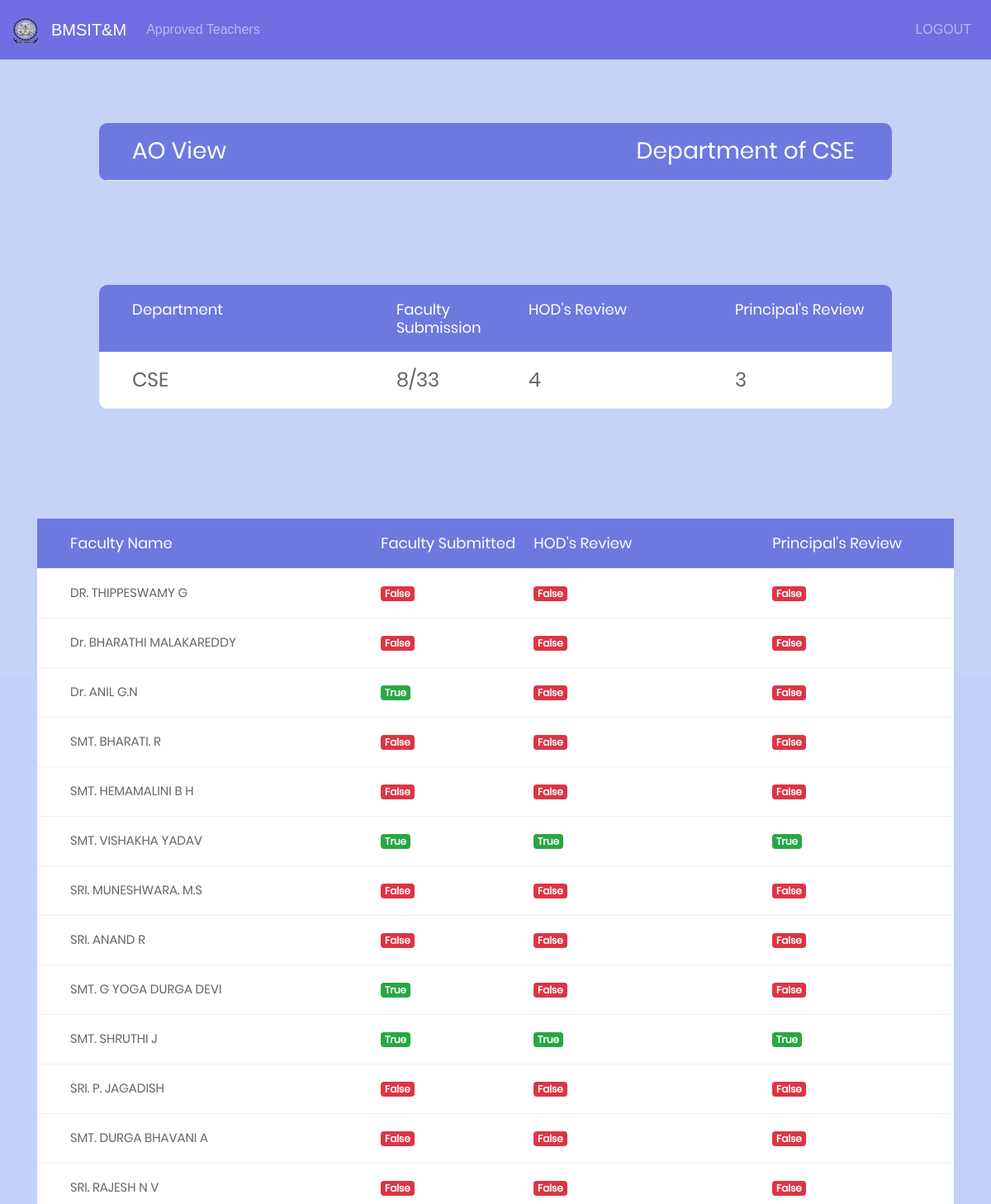
/ao_display/CSE (upper part), run on an earlier commit of the app's database.
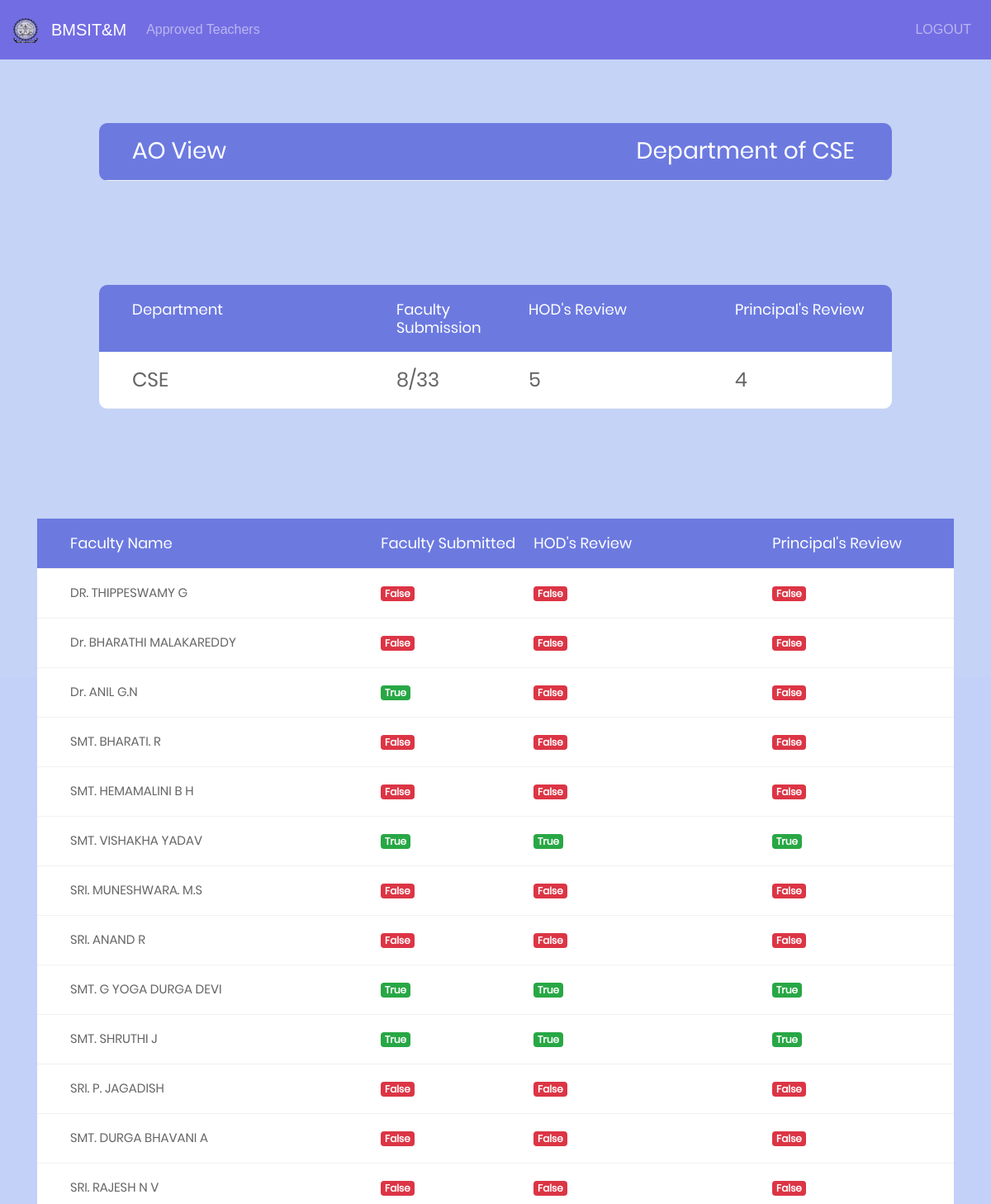
And on a later commit of the database.
### facform1/models.py (models this page shows, shortened)
class User(AbstractUser):
	phone = models.BigIntegerField(null=True)
	department = models.ForeignKey('Department', on_delete=models.CASCADE,null=True)
	designation = models.ForeignKey('Designation', on_delete=models.CASCADE,null=True)
	teach_status = models.BooleanField(default=False)
	hod_status = models.BooleanField(default=False)
	principal_status = models.BooleanField(default=False)
	doc_link = models.CharField(max_length=2000, blank=True, null=True)
	info = models.CharField(max_length=20, blank=True, null=True)

### facform1/views.py (the view)
# urls.py: url(r'^ao_display/(?P<dept>[\w\-]+)$', views.ao_display,name="ao_display"),
def ao_display(request,dept):
	print(dept)
	a = "assistant"
	b = "associate"
	c = "professor"
	d = "hod"
	above = remarks2.objects.filter(total_marks__gte = 60).filter(department__name=dept).filter(info__designation__pk=11)
	above1 = remarks2.objects.filter(total_marks__gte = 60).filter(department__name=dept).filter(info__designation__pk=9)
	above2 = remarks2.objects.filter(total_marks__gte = 60).filter(department__name=dept).filter(info__designation__pk=10)
	above3 = remarks2.objects.filter(total_marks__gte = 60).filter(department__name=dept).filter(info__designation__pk=8)
	above4 = list(chain(above1,above2))
	below = remarks2.objects.filter(total_marks__lt = 60).filter(department__name=dept).filter(info__designation__pk=11)
	below1 = remarks2.objects.filter(total_marks__lt = 60).filter(department__name=dept).filter(info__designation__pk=9)
	below2 = remarks2.objects.filter(total_marks__lt = 60).filter(department__name=dept).filter(info__designation__pk=10)
	below3 = remarks2.objects.filter(total_marks__lt = 60).filter(department__name=dept).filter(info__designation__pk=8)
	below4 = list(chain(below1,below2))
	general = User.objects.filter(department__name=dept)
	tt = general.count()
	principal_completed = (User.objects.filter(department__name=dept).filter(principal_status=True)).count()
	hod_completed  = (User.objects.filter(department__name=dept).filter(hod_status=True)).count()
	teach_completed  = (User.objects.filter(department__name=dept).filter(teach_status=True)).count()
	dept = {'dept':dept,'above':above,'above1':above4,'above3':above3,'below':below,'below1':below4,'below3':below3,'general':general,'p':principal_completed,'h':hod_completed,'t':teach_completed,'total':tt}
	return render(request,'ao_display.html',context=dept)

### templates/ao_display.html (shortened to what this page needs)
<!DOCTYPE html>
{% load staticfiles %}
<html lang="en">
<head>
	<link rel="stylesheet" type="text/css" href="{% static "vendor/bootstrap/css/bootstrap.min.css" %}">
	<link rel="stylesheet" type="text/css" href="{% static "fonts/font-awesome-4.7.0/css/font-awesome.min.css" %}">
	<link rel="stylesheet" type="text/css" href="{% static "vendor/animate/animate.css" %}">
	<link rel="stylesheet" type="text/css" href="{% static "vendor/select2/select2.min.css" %}">
	<link rel="stylesheet" type="text/css" href="{% static "vendor/perfect-scrollbar/perfect-scrollbar.css" %}">
	<link rel="stylesheet" type="text/css" href="{% static "css/util.css" %}">
	<link rel="stylesheet" type="text/css" href="{% static "css/main1.css" %}">
</head>
<body style="background:#c3d1f8">
	<nav class="navbar navbar-expand-lg navbar-dark fixed-top" style="background-color: #736de3;">
	  <a class="navbar-brand" href="#">
	  <img src="{% static "image/bms.logo.png" %}" width="30" height="30" alt="">
	</a>
	<a class="navbar-brand" href="#">BMSIT&M</a>
	<div class="collapse navbar-collapse" id="navbarNav">
<ul class="navbar-nav mr-auto">
		<li class="nav-item">
        	<a class="nav-link" href="/ao_approved/{{dept}}">Approved Teachers</a>
      </li>
		</ul>
	</div>
	<span class="navbar-text">
		<ul class="navbar-nav mr-auto">
		<li class="nav-item">
					<a class="nav-link" href="/">LOGOUT</a>
			</li>
		</ul>
	    </span>
	</nav>
	<div style="margin-top:-18%;">
		<div class="container-table100">
			<div class="wrap-table100">
					<div class="table">
						<div class="row header">
							<div class="cell">
								<h3>AO View</h3>
							</div>
							<div class="cell">
								<h3>Department of {{dept}}</h3>
							</div>
						</div>
					</div>
						</div>
							</div>
						</div>
	<div style="margin-top:-47%;" class="limiter">
		<div class="container-table100">
			<div class="wrap-table100">
					<div class="table">
						<div class="row header">
							<div class="cell">
								Department
							</div>
							<div class="cell">
								Faculty Submission
							</div>
							<div class="cell">
								HOD's Review
							</div>
							<div class="cell">
								Principal's Review
							</div>
						</div>
	           <div class="row">
							<div class="cell" data-title="Department">
              <h4>{{ dept }}</h4>
							</div>
							<div class="cell" data-title="Department">
								<h4>{{ t }}/{{ total }}</h4>
							</div>
							<div class="cell" data-title="Department">
								<h4>{{ h }}</h4>
							</div>
							<div class="cell" data-title="Department">
								<h4>{{ p }}</h4>
							</div>
						</div>
					</div>
			</div>
		</div>
	</div>
	<div style="margin-top:-16%;" class="limiter">
		<div class="container">
			<div class="wrap-table180">
					<div class="table">
						<div class="row header">
							<div class="cell">
								Faculty Name
							</div>
							<div class="cell">
								Faculty Submitted
							</div>
							<div class="cell">
								HOD's Review
							</div>
							<div class="cell">
								Principal's Review
							</div>
						</div>
						{% for x in general %}
						<div class="row">
							<div class="cell" data-title="Faculty Name">
								{{x.first_name}}
						 </div>
							<div class="cell" data-title="f-s">
									{% if x.teach_status %}
									<h6><span class="badge badge-success">{{x.teach_status}}</span></h6>
									{% else %}
									<h6><span class="badge badge-danger">{{x.teach_status}}</span></h6>
									{% endif %}
							</div>
							<div class="cell" data-title="h-s">
								{% if x.hod_status %}
								<h6><span class="badge badge-success">{{x.hod_status}}</span></h6>
								{% else %}
								<h6><span class="badge badge-danger">{{x.hod_status}}</span></h6>
								{% endif %}
							</div>
							<div class="cell" data-title="p-s">
								{% if x.principal_status %}
								<h6><span class="badge badge-success">{{x.principal_status}}</span></h6>
								{% else %}
								<h6><span class="badge badge-danger">{{x.principal_status}}</span></h6>
								{% endif %}
							</div>
						</div>
						{% endfor %}
					</div>
			</div>
		</div>
	</div>
</body>
</html>

What changed in the data, as far as the page shows it:
changed User "SMT. G YOGA DURGA DEVI": hod_status "False" → "True"; principal_status "False" → "True"
Also different on the page:
{{ h }}: "4" → "5"
{{ p }}: "3" → "4"
